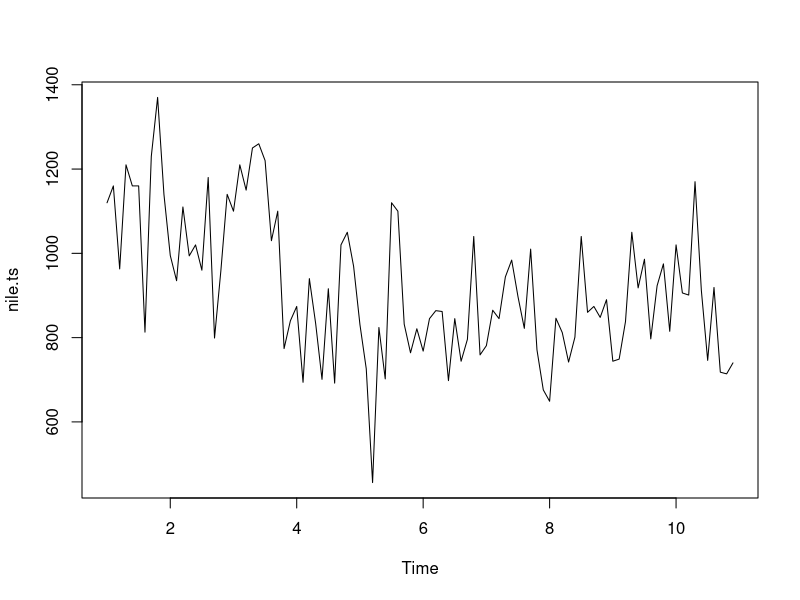
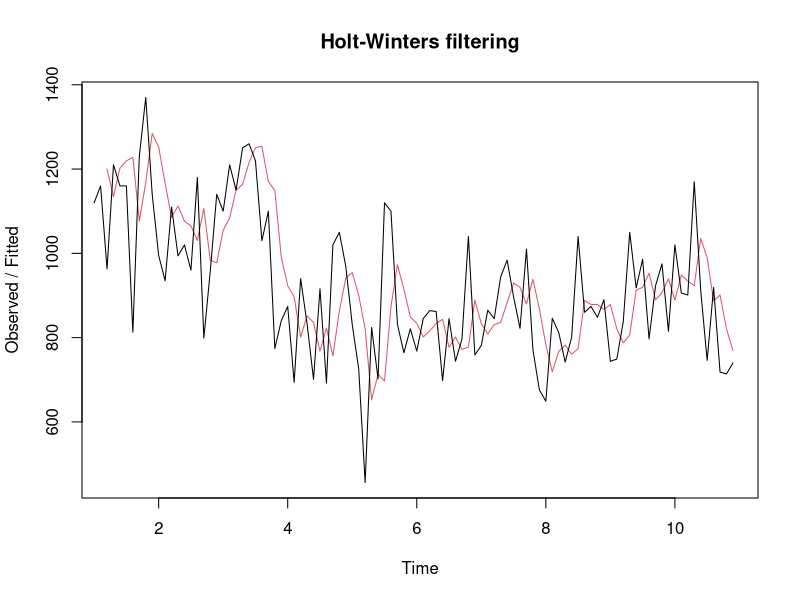
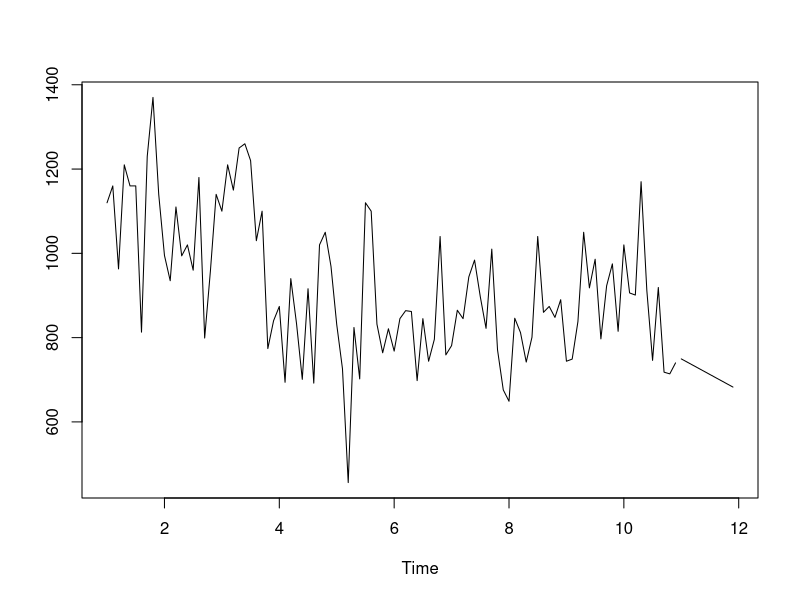
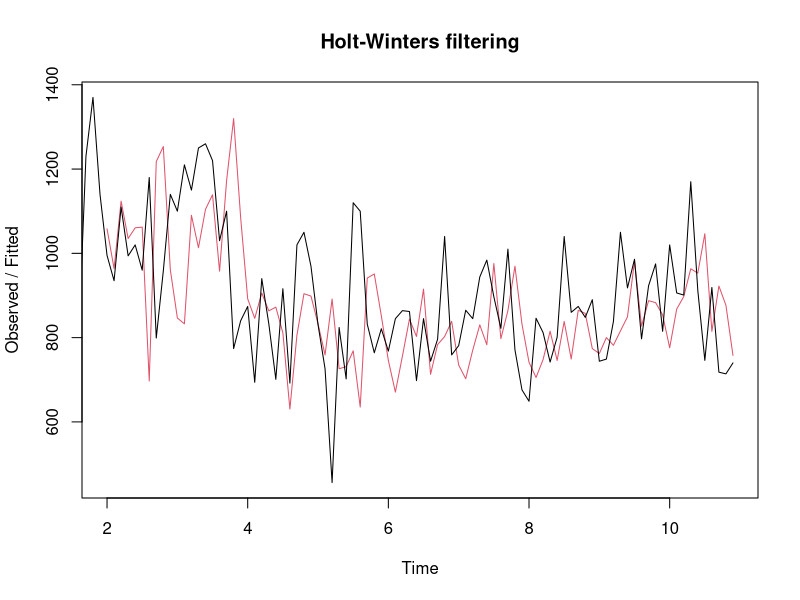
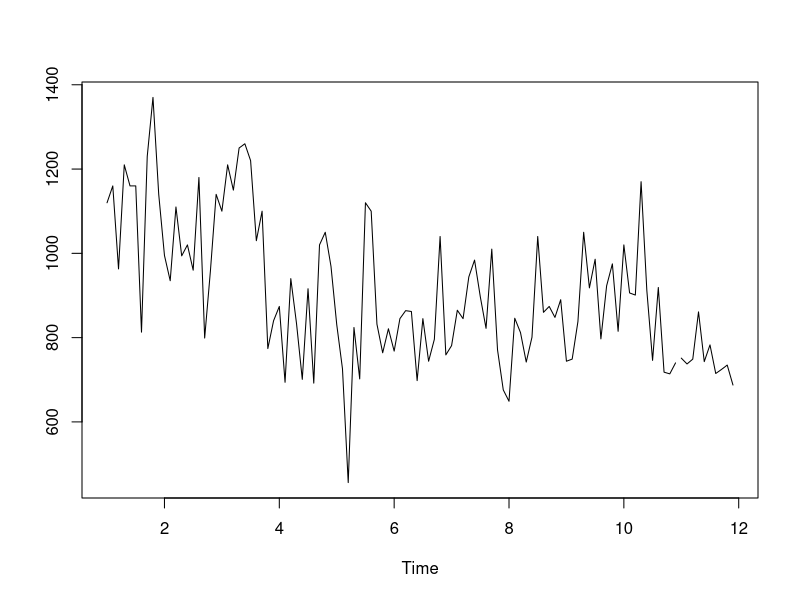
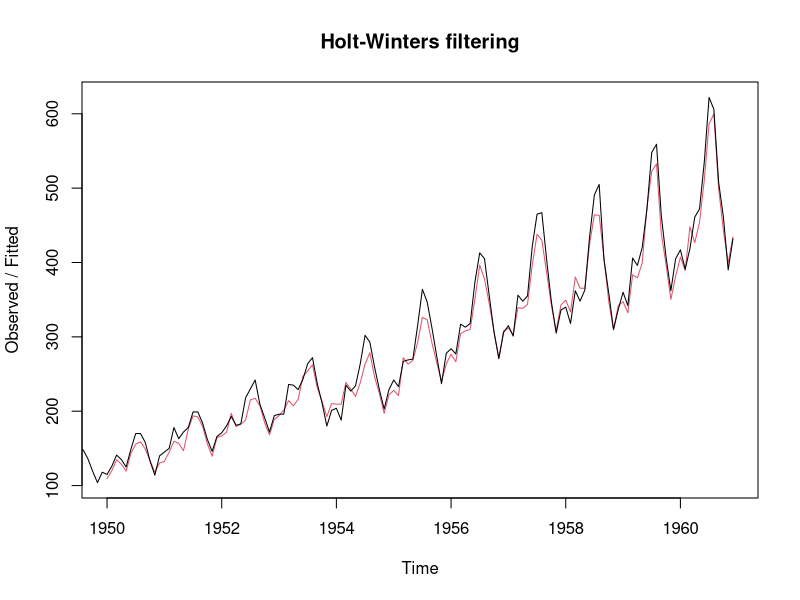
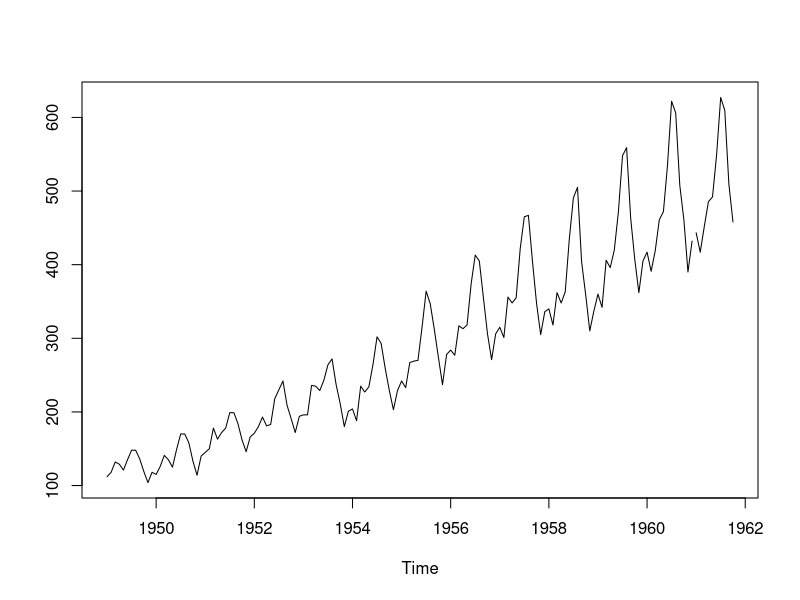
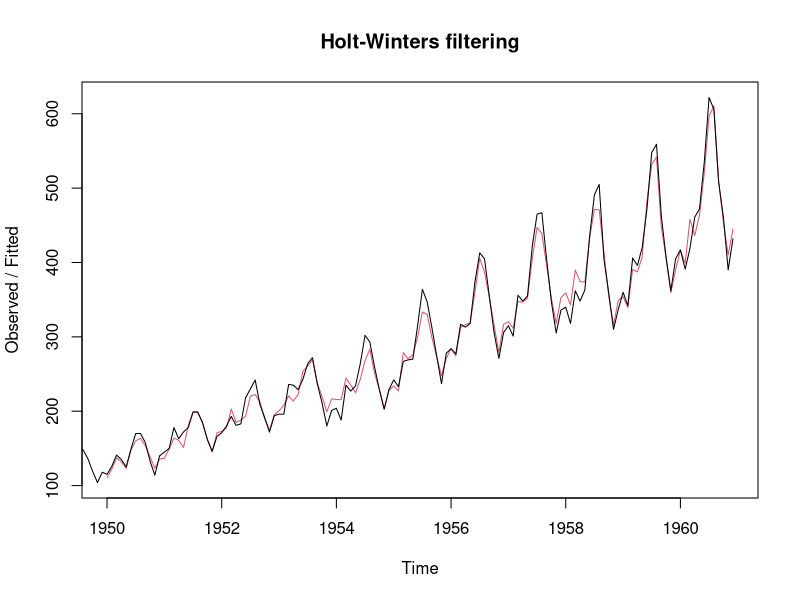

The R source for these figures, in order:
## ---- chunk 1
knitr::opts_chunk$set(echo = TRUE)

# Setting up Nile Data
data("Nile")
head(Nile)

# Setting up the AirPassengers data
data("AirPassengers")
head(AirPassengers)

#Setting up the EUStockMarkets data
data("EuStockMarkets")
head(EuStockMarkets)

set.seed(695949)
## ---- chunk 2
# Setting up the nile data to be usable
nile.ts<-ts(Nile,start=1,frequency=10)
summary(nile.ts)

# Plotting the original data
plot(nile.ts)

#Creating the Holt-Winters object without gamma
nile.hw1<-HoltWinters(nile.ts,gamma = FALSE)
nile.hw1

# Plotting the Holt-Winters object
plot(nile.hw1)

# Predicting future values with the Holt-winters Object
nile.p1<-predict(nile.hw1, n.ahead=10)
ts.plot(nile.ts,nile.p1)

#Creating the new Holt-Winters object with gamma
nile.hw2<-HoltWinters(nile.ts)
nile.hw2

# Plotting the new Holt-Winters object
plot(nile.hw2)

# Predicting future values with the new Holt-winters Object
nile.p2<-predict(nile.hw2, n.ahead=10)
ts.plot(nile.ts,nile.p2)
## ---- chunk 3
# creating the Holt-Winters Object
ap.hw1<-HoltWinters(AirPassengers, alpha = 0.25,beta = FALSE, gamma = TRUE)
ap.hw1

# PLotting the Model
plot(ap.hw1)

# Predicting the Future values
ap.p1<-predict(ap.hw1, n.ahead=10)
ts.plot(AirPassengers,ap.p1)

# creating the Holt-Winters Object such that the algorithm sets alpha, beta and gamma
ap.hw2<-HoltWinters(AirPassengers)
ap.hw2

# PLotting the Model
plot(ap.hw2)

# Predicting the Future values
ap.p2<-predict(ap.hw2, n.ahead=10)
ts.plot(AirPassengers,ap.p2)
## ---- chunk 4
# Getting the data ready for Holt-Winters
FTSE<-EuStockMarkets[,4]
head(FTSE)

# Verifying the time series
plot(FTSE)

# creating the Holt-Winters Object
FTSE.hw1<-HoltWinters(FTSE, alpha = 0.9 ,beta = FALSE , gamma = FALSE)
FTSE.hw1

# PLotting the Model
plot(FTSE.hw1)

# Predicting the Future values
FTSE.p1<-predict(FTSE.hw1, n.ahead=10)
ts.plot(FTSE,FTSE.p1)

# creating the Holt-Winters Object such that the algorithm sets alpha, beta and gamma
FTSE.hw2<-HoltWinters(FTSE)
FTSE.hw2

# PLotting the Model
plot(FTSE.hw2)

# Predicting the Future values
FTSE.p2<-predict(FTSE.hw2, n.ahead=10)
ts.plot(FTSE,FTSE.p2)
